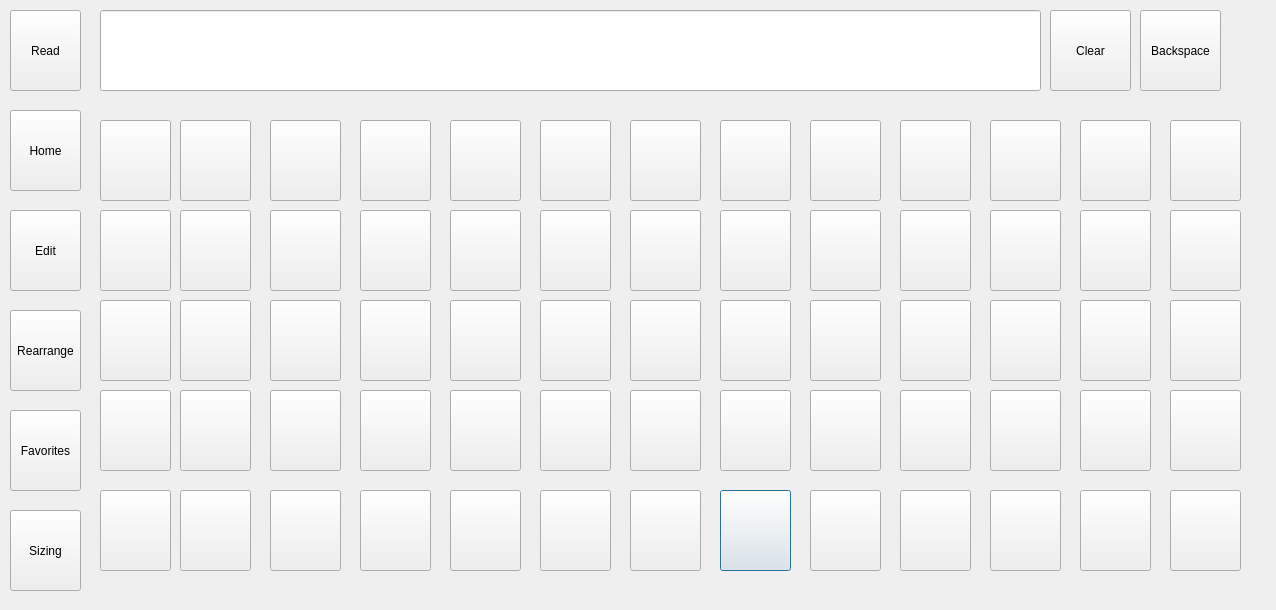
<?xml version="1.0" encoding="UTF-8"?>
<ui version="4.0">
 <class>preposition</class>
 <widget class="QDialog" name="preposition">
  <property name="geometry">
   <rect>
    <x>0</x>
    <y>0</y>
    <width>1276</width>
    <height>610</height>
   </rect>
  </property>
  <property name="windowTitle">
   <string>Dialog</string>
  </property>
  <widget class="QPushButton" name="pushButton_64">
   <property name="geometry">
    <rect>
     <x>720</x>
     <y>490</y>
     <width>71</width>
     <height>81</height>
    </rect>
   </property>
   <property name="text">
    <string/>
   </property>
  </widget>
  <widget class="QPushButton" name="pushButton_11">
   <property name="geometry">
    <rect>
     <x>270</x>
     <y>120</y>
     <width>71</width>
     <height>81</height>
    </rect>
   </property>
   <property name="text">
    <string/>
   </property>
  </widget>
  <widget class="QPushButton" name="pushButton_13">
   <property name="geometry">
    <rect>
     <x>720</x>
     <y>120</y>
     <width>71</width>
     <height>81</height>
    </rect>
   </property>
   <property name="text">
    <string/>
   </property>
  </widget>
  <widget class="QPushButton" name="pushButton_66">
   <property name="geometry">
    <rect>
     <x>450</x>
     <y>490</y>
     <width>71</width>
     <height>81</height>
    </rect>
   </property>
   <property name="text">
    <string/>
   </property>
  </widget>
  <widget class="QPushButton" name="pushButton_28">
   <property name="geometry">
    <rect>
     <x>990</x>
     <y>210</y>
     <width>71</width>
     <height>81</height>
    </rect>
   </property>
   <property name="text">
    <string/>
   </property>
  </widget>
  <widget class="QPushButton" name="pushButton_63">
   <property name="geometry">
    <rect>
     <x>360</x>
     <y>490</y>
     <width>71</width>
     <height>81</height>
    </rect>
   </property>
   <property name="text">
    <string/>
   </property>
  </widget>
  <widget class="QPushButton" name="backspace_fromLocations">
   <property name="geometry">
    <rect>
     <x>1140</x>
     <y>10</y>
     <width>81</width>
     <height>81</height>
    </rect>
   </property>
   <property name="text">
    <string>Backspace</string>
   </property>
  </widget>
  <widget class="QPushButton" name="read_fromLocations">
   <property name="geometry">
    <rect>
     <x>10</x>
     <y>10</y>
     <width>71</width>
     <height>81</height>
    </rect>
   </property>
   <property name="text">
    <string>Read</string>
   </property>
  </widget>
  <widget class="QPushButton" name="edit_fromLocations">
   <property name="geometry">
    <rect>
     <x>10</x>
     <y>210</y>
     <width>71</width>
     <height>81</height>
    </rect>
   </property>
   <property name="text">
    <string>Edit</string>
   </property>
  </widget>
  <widget class="QPushButton" name="pushButton_56">
   <property name="geometry">
    <rect>
     <x>990</x>
     <y>490</y>
     <width>71</width>
     <height>81</height>
    </rect>
   </property>
   <property name="text">
    <string/>
   </property>
  </widget>
  <widget class="QPushButton" name="pushButton_32">
   <property name="geometry">
    <rect>
     <x>900</x>
     <y>390</y>
     <width>71</width>
     <height>81</height>
    </rect>
   </property>
   <property name="text">
    <string/>
   </property>
  </widget>
  <widget class="QPushButton" name="pushButton_19">
   <property name="geometry">
    <rect>
     <x>810</x>
     <y>120</y>
     <width>71</width>
     <height>81</height>
    </rect>
   </property>
   <property name="text">
    <string/>
   </property>
  </widget>
  <widget class="QPushButton" name="pushButton_9">
   <property name="geometry">
    <rect>
     <x>180</x>
     <y>120</y>
     <width>71</width>
     <height>81</height>
    </rect>
   </property>
   <property name="text">
    <string/>
   </property>
  </widget>
  <widget class="QPushButton" name="pushButton_21">
   <property name="geometry">
    <rect>
     <x>630</x>
     <y>210</y>
     <width>71</width>
     <height>81</height>
    </rect>
   </property>
   <property name="text">
    <string/>
   </property>
  </widget>
  <widget class="QPushButton" name="pushButton_46">
   <property name="geometry">
    <rect>
     <x>100</x>
     <y>390</y>
     <width>71</width>
     <height>81</height>
    </rect>
   </property>
   <property name="text">
    <string/>
   </property>
  </widget>
  <widget class="QPushButton" name="pushButton_31">
   <property name="geometry">
    <rect>
     <x>810</x>
     <y>210</y>
     <width>71</width>
     <height>81</height>
    </rect>
   </property>
   <property name="text">
    <string/>
   </property>
  </widget>
  <widget class="QPushButton" name="pushButton_22">
   <property name="geometry">
    <rect>
     <x>360</x>
     <y>210</y>
     <width>71</width>
     <height>81</height>
    </rect>
   </property>
   <property name="text">
    <string/>
   </property>
  </widget>
  <widget class="QPushButton" name="pushButton_29">
   <property name="geometry">
    <rect>
     <x>270</x>
     <y>210</y>
     <width>71</width>
     <height>81</height>
    </rect>
   </property>
   <property name="text">
    <string/>
   </property>
  </widget>
  <widget class="QPushButton" name="pushButton_14">
   <property name="geometry">
    <rect>
     <x>450</x>
     <y>120</y>
     <width>71</width>
     <height>81</height>
    </rect>
   </property>
   <property name="text">
    <string/>
   </property>
  </widget>
  <widget class="QPushButton" name="pushButton_60">
   <property name="geometry">
    <rect>
     <x>270</x>
     <y>490</y>
     <width>71</width>
     <height>81</height>
    </rect>
   </property>
   <property name="text">
    <string/>
   </property>
  </widget>
  <widget class="QPushButton" name="pushButton_23">
   <property name="geometry">
    <rect>
     <x>1080</x>
     <y>210</y>
     <width>71</width>
     <height>81</height>
    </rect>
   </property>
   <property name="text">
    <string/>
   </property>
  </widget>
  <widget class="QPushButton" name="pushButton_71">
   <property name="geometry">
    <rect>
     <x>1170</x>
     <y>300</y>
     <width>71</width>
     <height>81</height>
    </rect>
   </property>
   <property name="text">
    <string/>
   </property>
  </widget>
  <widget class="QPushButton" name="pushButton_30">
   <property name="geometry">
    <rect>
     <x>900</x>
     <y>210</y>
     <width>71</width>
     <height>81</height>
    </rect>
   </property>
   <property name="text">
    <string/>
   </property>
  </widget>
  <widget class="QPushButton" name="pushButton_39">
   <property name="geometry">
    <rect>
     <x>270</x>
     <y>390</y>
     <width>71</width>
     <height>81</height>
    </rect>
   </property>
   <property name="text">
    <string/>
   </property>
  </widget>
  <widget class="QPushButton" name="pushButton_69">
   <property name="geometry">
    <rect>
     <x>1170</x>
     <y>490</y>
     <width>71</width>
     <height>81</height>
    </rect>
   </property>
   <property name="text">
    <string/>
   </property>
  </widget>
  <widget class="QPushButton" name="pushButton_25">
   <property name="geometry">
    <rect>
     <x>720</x>
     <y>210</y>
     <width>71</width>
     <height>81</height>
    </rect>
   </property>
   <property name="text">
    <string/>
   </property>
  </widget>
  <widget class="QPushButton" name="pushButton_16">
   <property name="geometry">
    <rect>
     <x>1080</x>
     <y>120</y>
     <width>71</width>
     <height>81</height>
    </rect>
   </property>
   <property name="text">
    <string/>
   </property>
  </widget>
  <widget class="QPushButton" name="pushButton_62">
   <property name="geometry">
    <rect>
     <x>100</x>
     <y>490</y>
     <width>71</width>
     <height>81</height>
    </rect>
   </property>
   <property name="text">
    <string/>
   </property>
  </widget>
  <widget class="QPushButton" name="pushButton_36">
   <property name="geometry">
    <rect>
     <x>720</x>
     <y>300</y>
     <width>71</width>
     <height>81</height>
    </rect>
   </property>
   <property name="text">
    <string/>
   </property>
  </widget>
  <widget class="QPushButton" name="pushButton_42">
   <property name="geometry">
    <rect>
     <x>810</x>
     <y>300</y>
     <width>71</width>
     <height>81</height>
    </rect>
   </property>
   <property name="text">
    <string/>
   </property>
  </widget>
  <widget class="QPushButton" name="pushButton_10">
   <property name="geometry">
    <rect>
     <x>360</x>
     <y>120</y>
     <width>71</width>
     <height>81</height>
    </rect>
   </property>
   <property name="text">
    <string/>
   </property>
  </widget>
  <widget class="QPushButton" name="pushButton_68">
   <property name="geometry">
    <rect>
     <x>1170</x>
     <y>120</y>
     <width>71</width>
     <height>81</height>
    </rect>
   </property>
   <property name="text">
    <string/>
   </property>
  </widget>
  <widget class="QPushButton" name="pushButton_20">
   <property name="geometry">
    <rect>
     <x>540</x>
     <y>210</y>
     <width>71</width>
     <height>81</height>
    </rect>
   </property>
   <property name="text">
    <string/>
   </property>
  </widget>
  <widget class="QPushButton" name="pushButton_43">
   <property name="geometry">
    <rect>
     <x>540</x>
     <y>300</y>
     <width>71</width>
     <height>81</height>
    </rect>
   </property>
   <property name="text">
    <string/>
   </property>
  </widget>
  <widget class="QPushButton" name="favorite_fromLocations">
   <property name="geometry">
    <rect>
     <x>10</x>
     <y>410</y>
     <width>71</width>
     <height>81</height>
    </rect>
   </property>
   <property name="text">
    <string>Favorites</string>
   </property>
  </widget>
  <widget class="QPushButton" name="pushButton_34">
   <property name="geometry">
    <rect>
     <x>810</x>
     <y>390</y>
     <width>71</width>
     <height>81</height>
    </rect>
   </property>
   <property name="text">
    <string/>
   </property>
  </widget>
  <widget class="QPushButton" name="pushButton_17">
   <property name="geometry">
    <rect>
     <x>900</x>
     <y>120</y>
     <width>71</width>
     <height>81</height>
    </rect>
   </property>
   <property name="text">
    <string/>
   </property>
  </widget>
  <widget class="QPushButton" name="pushButton_40">
   <property name="geometry">
    <rect>
     <x>270</x>
     <y>300</y>
     <width>71</width>
     <height>81</height>
    </rect>
   </property>
   <property name="text">
    <string/>
   </property>
  </widget>
  <widget class="QPushButton" name="pushButton_51">
   <property name="geometry">
    <rect>
     <x>450</x>
     <y>300</y>
     <width>71</width>
     <height>81</height>
    </rect>
   </property>
   <property name="text">
    <string/>
   </property>
  </widget>
  <widget class="QPushButton" name="pushButton_72">
   <property name="geometry">
    <rect>
     <x>1170</x>
     <y>210</y>
     <width>71</width>
     <height>81</height>
    </rect>
   </property>
   <property name="text">
    <string/>
   </property>
  </widget>
  <widget class="QPushButton" name="pushButton_27">
   <property name="geometry">
    <rect>
     <x>450</x>
     <y>210</y>
     <width>71</width>
     <height>81</height>
    </rect>
   </property>
   <property name="text">
    <string/>
   </property>
  </widget>
  <widget class="QPushButton" name="pushButton_8">
   <property name="geometry">
    <rect>
     <x>100</x>
     <y>120</y>
     <width>71</width>
     <height>81</height>
    </rect>
   </property>
   <property name="text">
    <string/>
   </property>
  </widget>
  <widget class="QPushButton" name="pushButton_12">
   <property name="geometry">
    <rect>
     <x>540</x>
     <y>120</y>
     <width>71</width>
     <height>81</height>
    </rect>
   </property>
   <property name="text">
    <string/>
   </property>
  </widget>
  <widget class="QPushButton" name="pushButton_49">
   <property name="geometry">
    <rect>
     <x>1080</x>
     <y>300</y>
     <width>71</width>
     <height>81</height>
    </rect>
   </property>
   <property name="text">
    <string/>
   </property>
  </widget>
  <widget class="QPushButton" name="pushButton_57">
   <property name="geometry">
    <rect>
     <x>180</x>
     <y>490</y>
     <width>71</width>
     <height>81</height>
    </rect>
   </property>
   <property name="text">
    <string/>
   </property>
  </widget>
  <widget class="QPushButton" name="pushButton_55">
   <property name="geometry">
    <rect>
     <x>450</x>
     <y>390</y>
     <width>71</width>
     <height>81</height>
    </rect>
   </property>
   <property name="text">
    <string/>
   </property>
  </widget>
  <widget class="QPushButton" name="rearrange_fromLocations">
   <property name="geometry">
    <rect>
     <x>10</x>
     <y>310</y>
     <width>71</width>
     <height>81</height>
    </rect>
   </property>
   <property name="text">
    <string>Rearrange</string>
   </property>
  </widget>
  <widget class="QPushButton" name="pushButton_33">
   <property name="geometry">
    <rect>
     <x>630</x>
     <y>300</y>
     <width>71</width>
     <height>81</height>
    </rect>
   </property>
   <property name="text">
    <string/>
   </property>
  </widget>
  <widget class="QPushButton" name="pushButton_59">
   <property name="geometry">
    <rect>
     <x>900</x>
     <y>490</y>
     <width>71</width>
     <height>81</height>
    </rect>
   </property>
   <property name="text">
    <string/>
   </property>
  </widget>
  <widget class="QPushButton" name="size_fromLocations">
   <property name="geometry">
    <rect>
     <x>10</x>
     <y>510</y>
     <width>71</width>
     <height>81</height>
    </rect>
   </property>
   <property name="text">
    <string>Sizing</string>
   </property>
  </widget>
  <widget class="QPushButton" name="pushButton_24">
   <property name="geometry">
    <rect>
     <x>180</x>
     <y>210</y>
     <width>71</width>
     <height>81</height>
    </rect>
   </property>
   <property name="text">
    <string/>
   </property>
  </widget>
  <widget class="QPushButton" name="pushButton_47">
   <property name="geometry">
    <rect>
     <x>180</x>
     <y>390</y>
     <width>71</width>
     <height>81</height>
    </rect>
   </property>
   <property name="text">
    <string/>
   </property>
  </widget>
  <widget class="QPushButton" name="pushButton_50">
   <property name="geometry">
    <rect>
     <x>180</x>
     <y>300</y>
     <width>71</width>
     <height>81</height>
    </rect>
   </property>
   <property name="text">
    <string/>
   </property>
  </widget>
  <widget class="QPushButton" name="pushButton_38">
   <property name="geometry">
    <rect>
     <x>990</x>
     <y>300</y>
     <width>71</width>
     <height>81</height>
    </rect>
   </property>
   <property name="text">
    <string/>
   </property>
  </widget>
  <widget class="QPushButton" name="pushButton_37">
   <property name="geometry">
    <rect>
     <x>100</x>
     <y>300</y>
     <width>71</width>
     <height>81</height>
    </rect>
   </property>
   <property name="text">
    <string/>
   </property>
  </widget>
  <widget class="QPushButton" name="pushButton_18">
   <property name="geometry">
    <rect>
     <x>990</x>
     <y>120</y>
     <width>71</width>
     <height>81</height>
    </rect>
   </property>
   <property name="text">
    <string/>
   </property>
  </widget>
  <widget class="QPushButton" name="pushButton_35">
   <property name="geometry">
    <rect>
     <x>360</x>
     <y>390</y>
     <width>71</width>
     <height>81</height>
    </rect>
   </property>
   <property name="text">
    <string/>
   </property>
  </widget>
  <widget class="QPushButton" name="home_fromLocations">
   <property name="geometry">
    <rect>
     <x>10</x>
     <y>110</y>
     <width>71</width>
     <height>81</height>
    </rect>
   </property>
   <property name="text">
    <string>Home</string>
   </property>
  </widget>
  <widget class="QPushButton" name="pushButton_44">
   <property name="geometry">
    <rect>
     <x>990</x>
     <y>390</y>
     <width>71</width>
     <height>81</height>
    </rect>
   </property>
   <property name="text">
    <string/>
   </property>
  </widget>
  <widget class="QPushButton" name="pushButton_52">
   <property name="geometry">
    <rect>
     <x>720</x>
     <y>390</y>
     <width>71</width>
     <height>81</height>
    </rect>
   </property>
   <property name="text">
    <string/>
   </property>
  </widget>
  <widget class="QLineEdit" name="lineEdit">
   <property name="geometry">
    <rect>
     <x>100</x>
     <y>10</y>
     <width>941</width>
     <height>81</height>
    </rect>
   </property>
  </widget>
  <widget class="QPushButton" name="pushButton_54">
   <property name="geometry">
    <rect>
     <x>900</x>
     <y>300</y>
     <width>71</width>
     <height>81</height>
    </rect>
   </property>
   <property name="text">
    <string/>
   </property>
  </widget>
  <widget class="QPushButton" name="pushButton_58">
   <property name="geometry">
    <rect>
     <x>630</x>
     <y>490</y>
     <width>71</width>
     <height>81</height>
    </rect>
   </property>
   <property name="text">
    <string/>
   </property>
  </widget>
  <widget class="QPushButton" name="pushButton_65">
   <property name="geometry">
    <rect>
     <x>810</x>
     <y>490</y>
     <width>71</width>
     <height>81</height>
    </rect>
   </property>
   <property name="text">
    <string/>
   </property>
  </widget>
  <widget class="QPushButton" name="pushButton_53">
   <property name="geometry">
    <rect>
     <x>630</x>
     <y>390</y>
     <width>71</width>
     <height>81</height>
    </rect>
   </property>
   <property name="text">
    <string/>
   </property>
  </widget>
  <widget class="QPushButton" name="clear_fromLocations">
   <property name="geometry">
    <rect>
     <x>1050</x>
     <y>10</y>
     <width>81</width>
     <height>81</height>
    </rect>
   </property>
   <property name="text">
    <string>Clear</string>
   </property>
  </widget>
  <widget class="QPushButton" name="pushButton_67">
   <property name="geometry">
    <rect>
     <x>1080</x>
     <y>490</y>
     <width>71</width>
     <height>81</height>
    </rect>
   </property>
   <property name="text">
    <string/>
   </property>
  </widget>
  <widget class="QPushButton" name="pushButton_48">
   <property name="geometry">
    <rect>
     <x>540</x>
     <y>390</y>
     <width>71</width>
     <height>81</height>
    </rect>
   </property>
   <property name="text">
    <string/>
   </property>
  </widget>
  <widget class="QPushButton" name="pushButton_45">
   <property name="geometry">
    <rect>
     <x>360</x>
     <y>300</y>
     <width>71</width>
     <height>81</height>
    </rect>
   </property>
   <property name="text">
    <string/>
   </property>
  </widget>
  <widget class="QPushButton" name="pushButton_70">
   <property name="geometry">
    <rect>
     <x>1170</x>
     <y>390</y>
     <width>71</width>
     <height>81</height>
    </rect>
   </property>
   <property name="text">
    <string/>
   </property>
  </widget>
  <widget class="QPushButton" name="pushButton_26">
   <property name="geometry">
    <rect>
     <x>100</x>
     <y>210</y>
     <width>71</width>
     <height>81</height>
    </rect>
   </property>
   <property name="text">
    <string/>
   </property>
  </widget>
  <widget class="QPushButton" name="pushButton_15">
   <property name="geometry">
    <rect>
     <x>630</x>
     <y>120</y>
     <width>71</width>
     <height>81</height>
    </rect>
   </property>
   <property name="text">
    <string/>
   </property>
  </widget>
  <widget class="QPushButton" name="pushButton_61">
   <property name="geometry">
    <rect>
     <x>540</x>
     <y>490</y>
     <width>71</width>
     <height>81</height>
    </rect>
   </property>
   <property name="text">
    <string/>
   </property>
  </widget>
  <widget class="QPushButton" name="pushButton_41">
   <property name="geometry">
    <rect>
     <x>1080</x>
     <y>390</y>
     <width>71</width>
     <height>81</height>
    </rect>
   </property>
   <property name="text">
    <string/>
   </property>
  </widget>
 </widget>
 <resources/>
 <connections/>
</ui>
